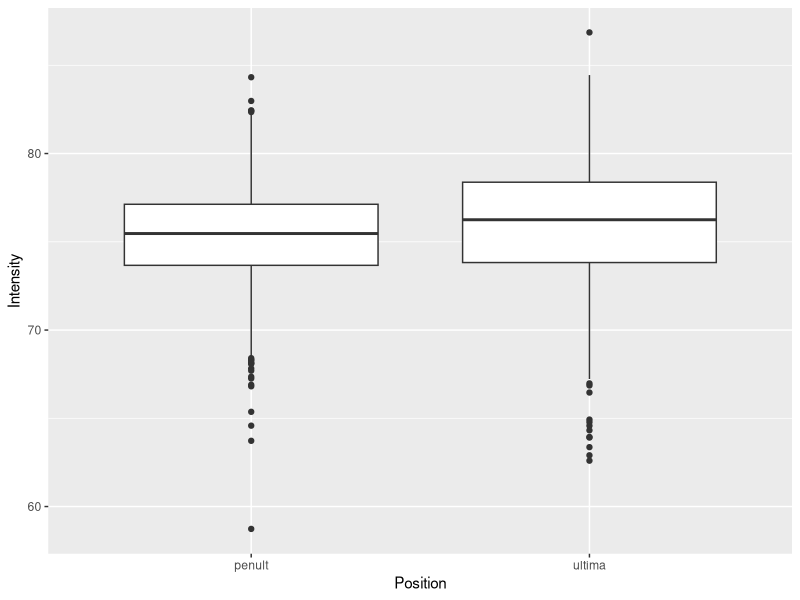

Generate this figure with R:
## ---- chunk 1
options(htmltools.dir.version = FALSE)
## ---- chunk 2

library(tidyverse)

# Loading the dataframe
pse_stress <- read_tsv("data/pse-stress-simplified.csv") %>% 
                          mutate(Word = fct_recode(Word),
                                Position = fct_recode(Position),
                                Vowel = fct_recode(Vowel),
                                Weight = fct_recode(Weight),
                                Focus = fct_recode(Focus),
                                Final = fct_recode(Final)
                                )
                                      
# A simple boxplot of intensity
int <- ggplot(pse_stress, aes(Position, Intensity))
int + geom_boxplot()
